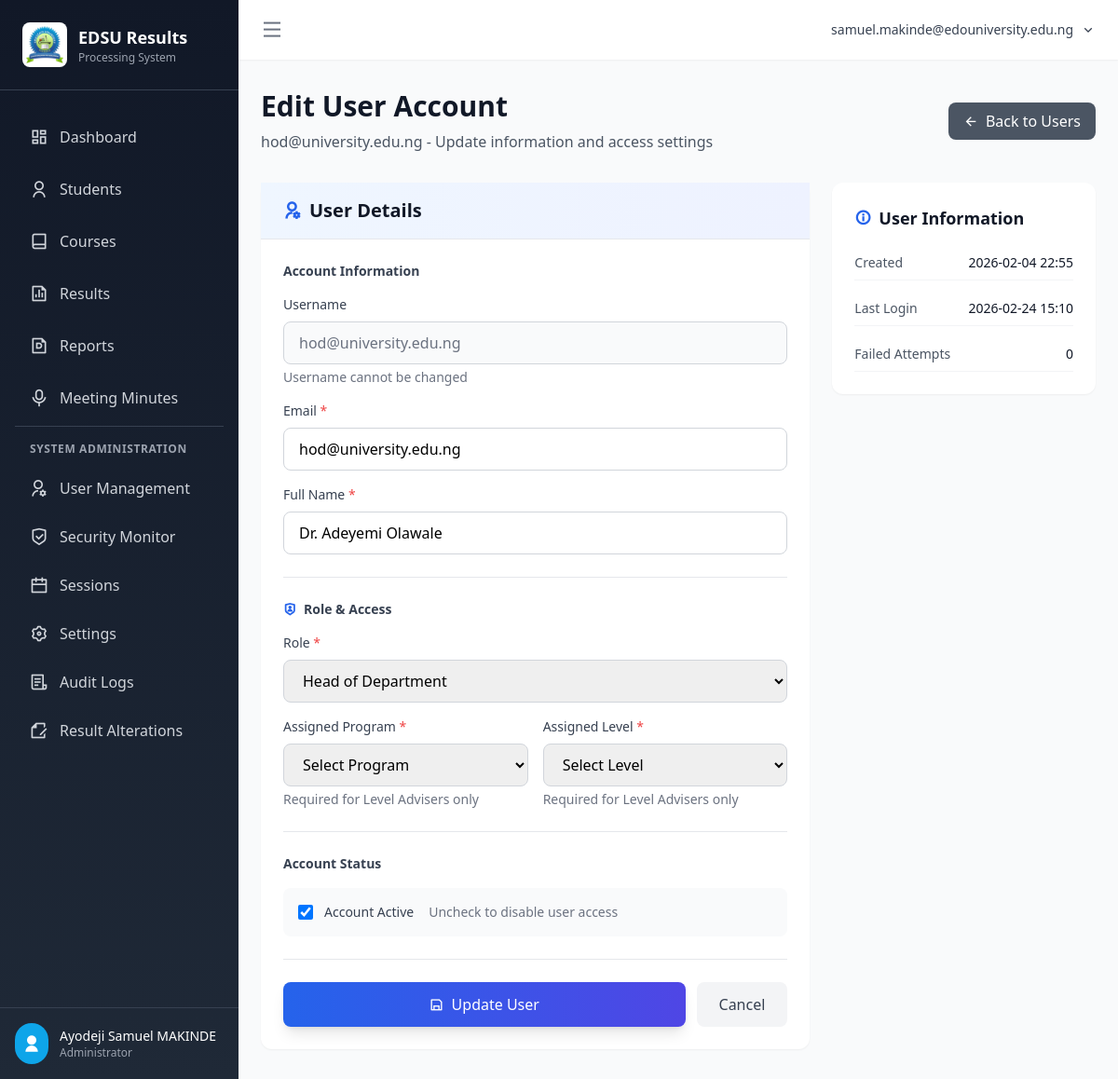
Page /users/1/edit (signed in) on the earlier database version.
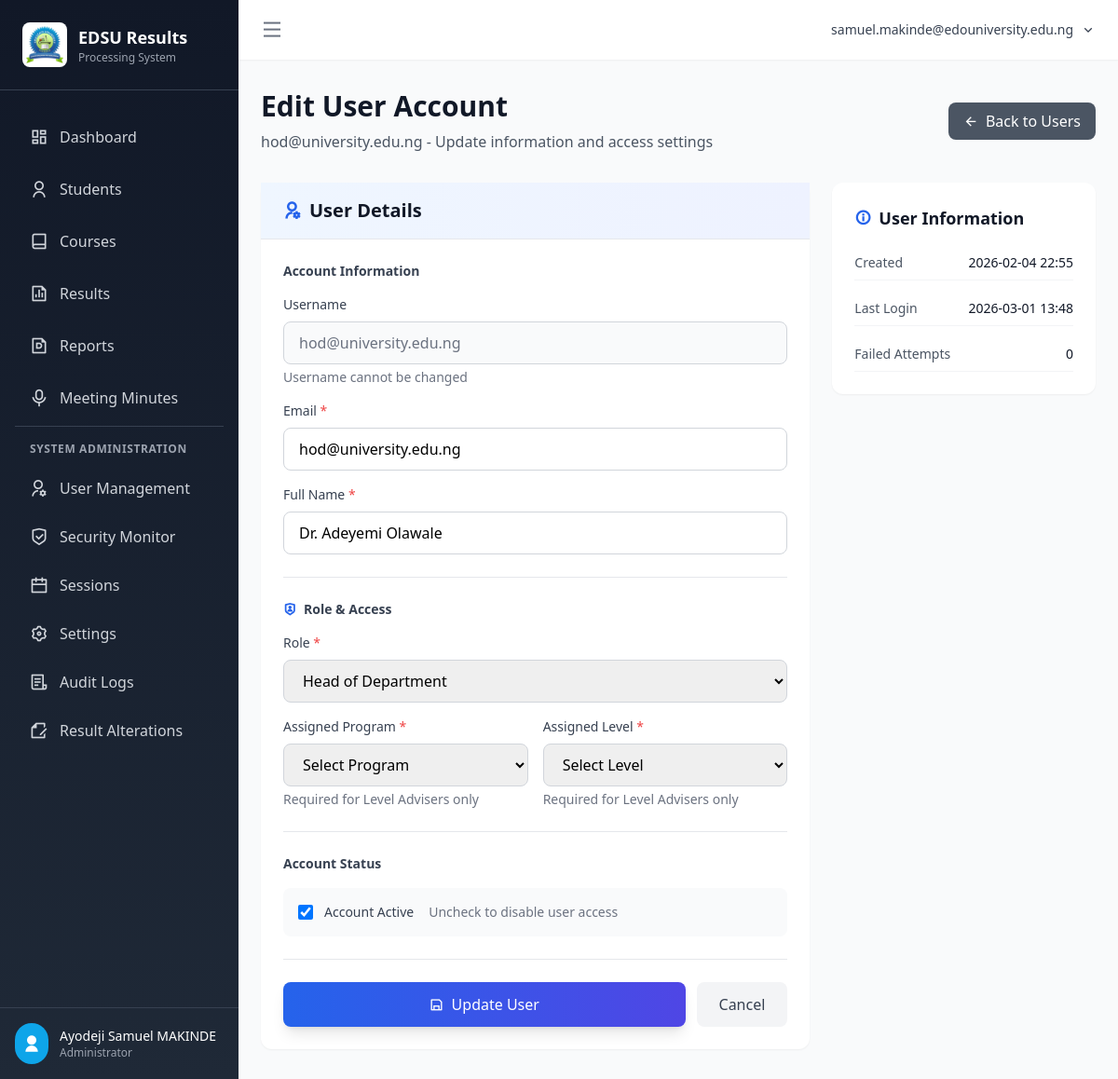
Same page on the later database version.
### app/models.py (models this page shows, shortened)
class User(UserMixin, db.Model):
    __tablename__ = 'users'
    id = db.Column(db.Integer, primary_key=True)
    username = db.Column(db.String(120), unique=True, nullable=False, index=True)  # University email
    email = db.Column(db.String(120), unique=True, nullable=False, index=True)
    password_hash = db.Column(db.String(256), nullable=False)
    full_name = db.Column(db.String(128), nullable=False)
    role = db.Column(db.String(20), default='lecturer')  # admin, hod, level_adviser, lecturer
    program = db.Column(db.String(64))  # Assigned program
    level = db.Column(db.Integer)  # Assigned level (100, 200, 300, 400)
    is_active = db.Column(db.Boolean, default=True)
    is_locked = db.Column(db.Boolean, default=False)  # Locked by HoD/Admin after 3 failed attempts
    failed_login_attempts = db.Column(db.Integer, default=0)
    locked_until = db.Column(db.DateTime)
    must_change_password = db.Column(db.Boolean, default=True)  # Force password change on first login
    last_login = db.Column(db.DateTime)
    last_login_ip = db.Column(db.String(45))  # IP address of last login
    last_login_device = db.Column(db.String(256))  # User agent of last login
    created_by = db.Column(db.Integer, db.ForeignKey('users.id'))  # HoD/Admin who created this account
    created_at = db.Column(db.DateTime, default=datetime.utcnow)
    updated_at = db.Column(db.DateTime, default=datetime.utcnow, onupdate=datetime.utcnow)
    def is_admin(self):
        return self.role == 'admin'

### app/routes/auth.py (the view, shortened to what this page needs)
@auth_bp.route('/users/<int:user_id>/edit', methods=['GET', 'POST'])
@login_required
@admin_or_hod_required
def edit_user(user_id):
    from config import Config
    user = User.query.get_or_404(user_id)
    if current_user.role == 'hod':
        if user.role == 'admin':
            flash('You cannot edit administrator accounts.', 'danger')
            return redirect(url_for('auth.users'))
    form = EditUserForm(obj=user)
    form.program.choices = [('', 'Select Program')] + [(p, p) for p in Config.PROGRAMS]
    if current_user.is_admin():
        form.role.choices = [
            ('lecturer', 'Lecturer'),
            ('level_adviser', 'Level Adviser'),
            ('hod', 'Head of Department'),
            ('admin', 'Administrator')
        ]
    else:
        form.role.choices = [
            ('lecturer', 'Lecturer'),
            ('level_adviser', 'Level Adviser'),
            ('hod', 'Head of Department')
        ]
    old_values = {
        'email': user.email,
        'full_name': user.full_name,
        'role': user.role,
        'program': user.program,
        'level': user.level,
        'is_active': user.is_active
    }
    form.level.data = str(user.level) if user.level else ''
    form.program.data = user.program if user.program else ''
    return render_template('auth/edit_user.html', form=form, user=user)

### app/forms/auth_forms.py
class EditUserForm(FlaskForm):
    email = StringField('Email', validators=[
        DataRequired(message='Email is required'),
        Email(message='Invalid email address')
    ])
    full_name = StringField('Full Name', validators=[
        DataRequired(message='Full name is required'),
        Length(min=2, max=128)
    ])
    role = SelectField('Role', choices=[
        ('lecturer', 'Lecturer'),
        ('level_adviser', 'Level Adviser'),
        ('hod', 'Head of Department')
    ])
    program = SelectField('Program', choices=[])
    level = SelectField('Level', choices=[
        ('', 'Select Level'),
        ('100', '100 Level'),
        ('200', '200 Level'),
        ('300', '300 Level'),
        ('400', '400 Level')
    ])
    is_active = BooleanField('Active')
    submit = SubmitField('Update User')

### app/models.py (called while the page is built)
@login_manager.user_loader
def load_user(user_id):
    return User.query.get(int(user_id))

### app/templates/auth/edit_user.html (shortened to what the changed rows need)
{% extends "base.html" %}
{% block content %}
<div class="mb-8">
    <div class="flex items-center justify-between">
        <div>
            <h1 class="text-3xl font-bold text-gray-900 mb-2">Edit User Account</h1>
            <p class="text-gray-600">{{ user.username }} - Update information and access settings</p>
        </div>
    </div>
</div>
<div class="grid grid-cols-1 lg:grid-cols-3 gap-6">
    <div class="lg:col-span-2">
        <div class="bg-white rounded-xl shadow-sm">
            <div class="px-6 py-4 border-b border-gray-200 bg-gradient-to-r from-blue-50 to-indigo-50">
                <h2 class="text-xl font-semibold text-gray-900 flex items-center">
                    <i class="ri-user-settings-line mr-2 text-blue-600"></i>
                    User Details
                </h2>
            </div>
            <div class="p-6">
                <form method="POST" action="{{ url_for('auth.edit_user', user_id=user.id) }}">
                    <div class="mb-6">
                        <div class="space-y-4">
                            <div>
                                <label class="block text-sm font-medium text-gray-700 mb-2">Username</label>
                                <input type="text"
                                       class="w-full px-4 py-2.5 border border-gray-300 rounded-lg bg-gray-50 text-gray-500"
                                       value="{{ user.username }}"
                                       disabled>
                                <p class="mt-1 text-sm text-gray-500">Username cannot be changed</p>
                            </div>
                            <div>
                                <label for="email" class="block text-sm font-medium text-gray-700 mb-2">
                                    Email <span class="text-red-500">*</span>
                                </label>
                                {{ form.email(class="w-full px-4 py-2.5 border border-gray-300 rounded-lg focus:ring-2 focus:ring-blue-500 focus:border-transparent") }}
                            </div>
                            <div>
                                <label for="full_name" class="block text-sm font-medium text-gray-700 mb-2">
                                    Full Name <span class="text-red-500">*</span>
                                </label>
                                {{ form.full_name(class="w-full px-4 py-2.5 border border-gray-300 rounded-lg focus:ring-2 focus:ring-blue-500 focus:border-transparent") }}
                            </div>
                        </div>
                    </div>
                    <div class="mb-6 pt-6 border-t border-gray-200">
                        <div class="mb-4">
                            <label for="role" class="block text-sm font-medium text-gray-700 mb-2">
                                Role <span class="text-red-500">*</span>
                            </label>
                            {{ form.role(class="w-full px-4 py-2.5 border border-gray-300 rounded-lg focus:ring-2 focus:ring-blue-500 focus:border-transparent") }}
                        </div>
                        <div id="level-adviser-fields">
                            <div class="grid grid-cols-1 md:grid-cols-2 gap-4">
                                <div>
                                    <label for="program" class="block text-sm font-medium text-gray-700 mb-2">
                                        Assigned Program <span id="program-required" class="text-red-500">*</span>
                                    </label>
                                    {{ form.program(class="w-full px-4 py-2.5 border border-gray-300 rounded-lg focus:ring-2 focus:ring-blue-500 focus:border-transparent", id="program") }}
                                    <p class="mt-1 text-sm text-gray-500">Required for Level Advisers only</p>
                                </div>
                                <div>
                                    <label for="level" class="block text-sm font-medium text-gray-700 mb-2">
                                        Assigned Level <span id="level-required" class="text-red-500">*</span>
                                    </label>
                                    {{ form.level(class="w-full px-4 py-2.5 border border-gray-300 rounded-lg focus:ring-2 focus:ring-blue-500 focus:border-transparent", id="level") }}
                                    <p class="mt-1 text-sm text-gray-500">Required for Level Advisers only</p>
                                </div>
                            </div>
                        </div>
                    </div>
                    <div class="mb-6 pt-6 border-t border-gray-200">
                        <div class="flex items-center p-4 bg-gray-50 rounded-lg">
                            <div class="flex items-center">
                                {{ form.is_active(class="w-4 h-4 text-blue-600 border-gray-300 rounded focus:ring-blue-500") }}
                                <label class="ml-3 text-sm font-medium text-gray-700" for="is_active">
                                    Account Active
                                </label>
                            </div>
                        </div>
                    </div>
                </form>
            </div>
        </div>
    </div>
    <div class="lg:col-span-1">
        <div class="bg-white rounded-xl shadow-sm p-6">
            <div class="space-y-3 text-sm">
                <div class="flex items-center justify-between py-2 border-b border-gray-100">
                    <span class="text-gray-600">Created</span>
                    <span class="font-medium text-gray-900">{{ user.created_at.strftime('%Y-%m-%d %H:%M') }}</span>
                </div>
                <div class="flex items-center justify-between py-2 border-b border-gray-100">
                    <span class="text-gray-600">Last Login</span>
                    <span class="font-medium text-gray-900">
                        {% if user.last_login %}
                        {{ user.last_login.strftime('%Y-%m-%d %H:%M') }}
                        {% else %}
                        <span class="text-gray-400">Never</span>
                        {% endif %}
                    </span>
                </div>
                <div class="flex items-center justify-between py-2 border-b border-gray-100">
                    <span class="text-gray-600">Failed Attempts</span>
                    <span class="font-medium {% if user.failed_login_attempts > 0 %}text-yellow-600{% else %}text-gray-900{% endif %}">
                        {{ user.failed_login_attempts }}
                    </span>
                </div>
            </div>
        </div>
    </div>
</div>
{% endblock %}

Differences in the rows shown:
changed User "hod@university.edu.ng": last_login "2026-02-24 15:10" → "2026-03-01 13:48"
